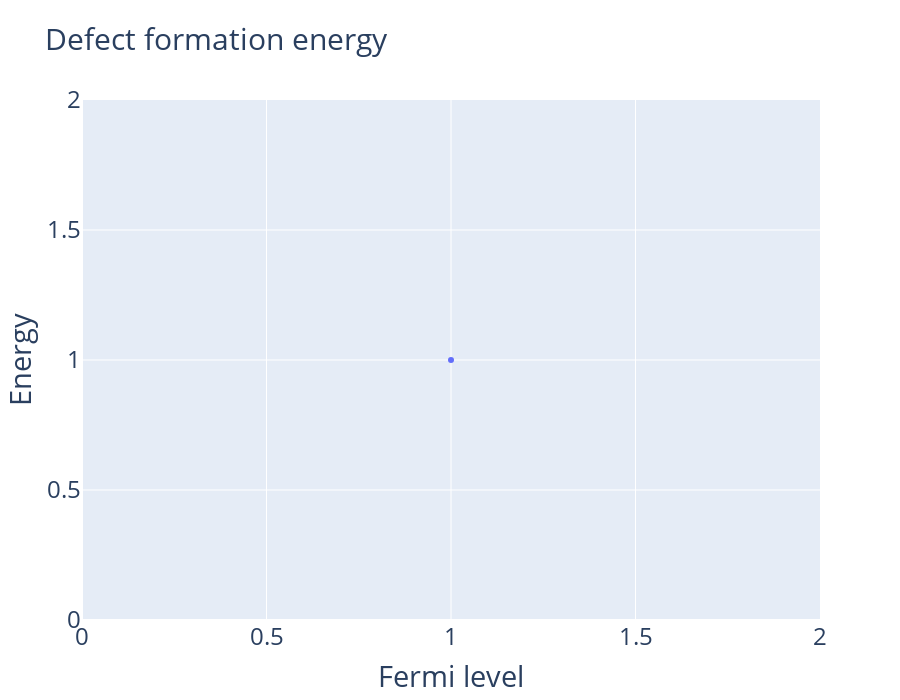

Notebook code cell kept with this figure:
### Code cell
fig.show()

### Figure 1 — Plotly figure (JSON) as saved in the notebook; plotly's stock layout.template omitted (floating-point values rounded to 4 significant figures)
{"data": [{"type": "scatter", "x": [1], "y": [1]}], "layout": {"font": {"size": 24}, "height": 700, "title": {"font": {"size": 30}, "text": "Defect formation energy"}, "width": 900, "xaxis": {"title": {"text": "Fermi level"}}, "yaxis": {"title": {"text": "Energy"}}}}
